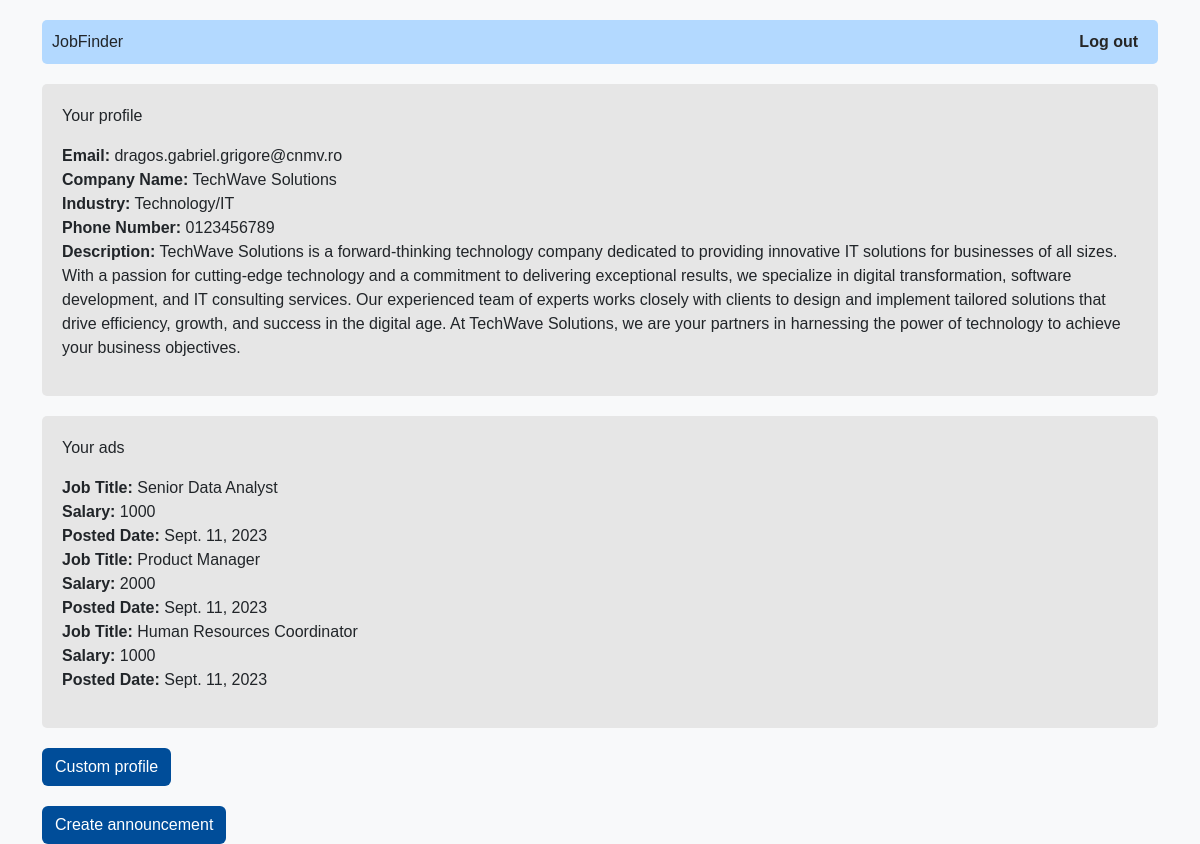
Page /own_company_profile/1/ (signed in) on the committed database.
### jobsite/models.py (models this page shows, shortened)
class Company(models.Model):
    email = models.EmailField(max_length=50, unique=True)
    password = models.CharField(max_length=50)
    type = models.CharField(max_length=50)
    company_name = models.CharField(max_length=50,default='unspecified')
    industry=models.CharField(max_length=50,default='unspecified')
    phone_number = models.CharField(max_length=20, default='unspecified')
    description=models.TextField(max_length=2000, default='unspecified')

class Ad(models.Model):
    company = models.ForeignKey(Company, on_delete=models.CASCADE, blank=True, default='unspecified')
    company_name = models.CharField(max_length=100,default='unspecified')
    industry = models.CharField(max_length=50, default='unspecified')
    department= models.CharField(max_length=50,default='unspecified')
    job_type= models.CharField(max_length=50,default='unspecified')
    study_level= models.CharField(max_length=50,default='unspecified')
    career_level= models.CharField(max_length=50,default='unspecified')
    phone_number = models.CharField(max_length=20, default='unspecified')
    job_title = models.CharField(max_length=100, default='unspecified')
    job_description = models.TextField(max_length=2000, default='unspecified')
    job_location= models.CharField(max_length=50,default='unspecified')
    salary = models.CharField(max_length=10, default='unspecified')
    posted_date = models.DateField()

### jobsite/views.py (the view)
# urls.py: path('own_company_profile/<int:company_id>/', views.own_company_profile, name='own_company_profile'),
def own_company_profile(request,company_id):
    email=request.session['email']
    mydata=Company.objects.filter(email=email)
    ads=Ad.objects.filter(company_id=mydata[0].id)
    context = {
        'mymembers': mydata,
        'ads':ads
    }
    return render(request, 'own_company_profile.html',context=context)

### jobsite/templates/own_company_profile.html (shortened to what this page needs)
<!DOCTYPE html>
<html>
<head>
    {% load bootstrap5 %}
    {% bootstrap_css %}
</head>
<body>
<div class="container">
    <ul class="nav">
        <li class="nav-item navbar-title">
            JobFinder
        </li>
        <li class="nav-item">
            <a href="/">Log out</a>
        </li>
    </ul>
</div>
<div class="container">
    <div class="data-container">
        <p>Your profile</p>
        <ul class="list-unstyled">
            {% for x in mymembers %}
            <li>
                <strong>Email:</strong> {{ x.email }}
            </li>
            <li>
                <strong>Company Name:</strong> {{ x.company_name }}
            </li>
            <li>
                <strong>Industry:</strong> {{ x.industry }}
            </li>
            <li>
                <strong>Phone Number:</strong> {{ x.phone_number }}
            </li>
            <li>
                <strong>Description:</strong> {{ x.description }}
            </li>
            {% endfor %}
        </ul>
    </div>
</div>
<div class="container">
    <div class="data-container">
        <p>Your ads</p>
        {% if ads %}
        <ul class="list-unstyled">
            {% for x in ads %}
            <li>
                <strong>Job Title:</strong> <a href="{% url 'ad_page' ad_id=x.id%}"style="text-decoration: none; color: inherit;">{{ x.job_title }}</a>
            </li>
            <li>
                <strong>Salary:</strong> {{ x.salary }}
            </li>
            <li>
                <strong>Posted Date:</strong> {{ x.posted_date }}
            </li>
            {% endfor %}
        </ul>
        {% else %}
        <div class="empty-container">
            <p>No ads made</p>
        </div>
        {% endif %}
    </div>
</div>
<div class="container">
    <a href="{% url 'edit_company_profile' %}" class="btn custom-button">Custom profile</a>
</div>
<div class="container">
    <a href="{% url 'new_ad' %}" class="btn custom-button">Create announcement</a>
</div>
</body>
</html>

### jobsite/templates/own_company_profile.html (style rules this page uses)
body { background-color: #f8f9fa; font-family: Arial, sans-serif; }
.container { margin-top: 20px; }
.nav { padding: 10px; background-color: #b3d9ff; border-radius: 5px; display: flex; justify-content: space-between; }
.nav-item { list-style-type: none; margin-right: 10px; }
.nav-item a { color: #262626; text-decoration: none; font-weight: bold; }
.data-container { background-color: #e6e6e6; padding: 20px; border-radius: 5px; margin-bottom: 20px; }
.custom-button { background-color: #004d99; color: white; }

### rows in the picture
Company: email "dragos.gabriel.grigore@cnmv.ro", company_name "TechWave Solutions", industry "Technology/IT", phone_number "0123456789", description "TechWave Solutions is a forward-thinking technology company dedicated to providing innovative IT solutions for businesses of all sizes. With a passion for cutting-edge technology and a commitment to delivering exceptional results, we specialize in digital transformation, software development, and IT consulting services. Our experienced team of experts works closely with clients to design and implement tailored solutions that drive efficiency, growth, and success in the digital age. At TechWave Solutions, we are your partners in harnessing the power of technology to achieve your business objectives."
Ad: job_title "Senior Data Analyst", salary "1000", posted_date "Sept. 11, 2023"
Ad: job_title "Product Manager", salary "2000", posted_date "Sept. 11, 2023"
Ad: job_title "Human Resources Coordinator", salary "1000", posted_date "Sept. 11, 2023"
